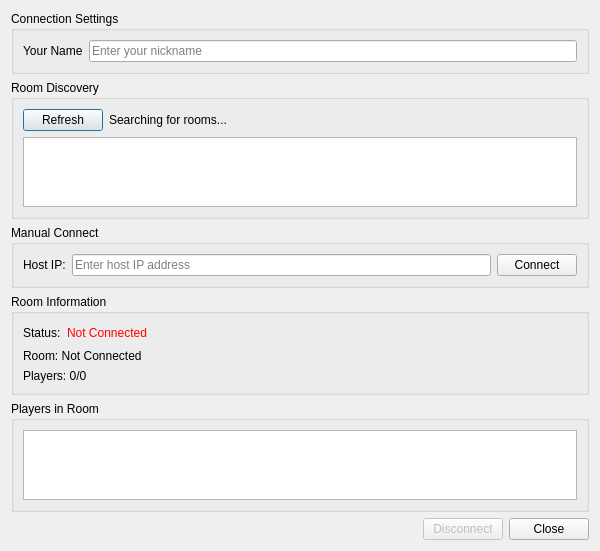
<?xml version="1.0" encoding="UTF-8"?>
<ui version="4.0">
 <class>MelonJoinRoom</class>
 <widget class="QDialog" name="MelonJoinRoom">
  <property name="geometry">
   <rect>
    <x>0</x>
    <y>0</y>
    <width>600</width>
    <height>500</height>
   </rect>
  </property>
  <property name="windowTitle">
   <string>Join MelonDS LAN Room</string>
  </property>
  <layout class="QVBoxLayout" name="verticalLayout">
   <item>
    <widget class="QGroupBox" name="connection_settings_group">
     <property name="title">
      <string>Connection Settings</string>
     </property>
     <layout class="QFormLayout" name="formLayout">
      <item row="0" column="0">
       <widget class="QLabel" name="label_nickname">
        <property name="text">
         <string>Your Name</string>
        </property>
       </widget>
      </item>
      <item row="0" column="1">
       <widget class="QLineEdit" name="nickname">
        <property name="maxLength">
         <number>31</number>
        </property>
        <property name="placeholderText">
         <string>Enter your nickname</string>
        </property>
       </widget>
      </item>
     </layout>
    </widget>
   </item>
   <item>
    <widget class="QGroupBox" name="discovery_group">
     <property name="title">
      <string>Room Discovery</string>
     </property>
     <layout class="QVBoxLayout" name="verticalLayout_2">
      <item>
       <layout class="QHBoxLayout" name="horizontalLayout">
        <item>
         <widget class="QPushButton" name="refresh_button">
          <property name="text">
           <string>Refresh</string>
          </property>
         </widget>
        </item>
        <item>
         <widget class="QLabel" name="discovery_status">
          <property name="text">
           <string>Searching for rooms...</string>
          </property>
         </widget>
        </item>
        <item>
         <spacer name="horizontalSpacer">
          <property name="orientation">
           <enum>Qt::Horizontal</enum>
          </property>
          <property name="sizeHint" stdset="0">
           <size>
            <width>40</width>
            <height>20</height>
           </size>
          </property>
         </spacer>
        </item>
       </layout>
      </item>
      <item>
       <widget class="QTreeView" name="room_list">
        <property name="rootIsDecorated">
         <bool>false</bool>
        </property>
        <property name="alternatingRowColors">
         <bool>true</bool>
        </property>
        <property name="selectionMode">
         <enum>QAbstractItemView::SingleSelection</enum>
        </property>
        <property name="selectionBehavior">
         <enum>QAbstractItemView::SelectRows</enum>
        </property>
        <property name="editTriggers">
         <set>QAbstractItemView::NoEditTriggers</set>
        </property>
       </widget>
      </item>
     </layout>
    </widget>
   </item>
   <item>
    <widget class="QGroupBox" name="manual_connect_group">
     <property name="title">
      <string>Manual Connect</string>
     </property>
     <layout class="QHBoxLayout" name="horizontalLayout_2">
      <item>
       <widget class="QLabel" name="label_ip">
        <property name="text">
         <string>Host IP:</string>
        </property>
       </widget>
      </item>
      <item>
       <widget class="QLineEdit" name="ip_address">
        <property name="placeholderText">
         <string>Enter host IP address</string>
        </property>
       </widget>
      </item>
      <item>
       <widget class="QPushButton" name="connect_button">
        <property name="text">
         <string>Connect</string>
        </property>
       </widget>
      </item>
     </layout>
    </widget>
   </item>
   <item>
    <widget class="QGroupBox" name="room_info_group">
     <property name="title">
      <string>Room Information</string>
     </property>
     <layout class="QVBoxLayout" name="verticalLayout_3">
      <item>
       <layout class="QHBoxLayout" name="horizontalLayout_3">
        <item>
         <widget class="QLabel" name="label_status">
          <property name="text">
           <string>Status:</string>
          </property>
         </widget>
        </item>
        <item>
         <widget class="QLabel" name="status_label">
          <property name="text">
           <string>Not Connected</string>
          </property>
          <property name="styleSheet">
           <string notr="true">color: red;</string>
          </property>
         </widget>
        </item>
        <item>
         <spacer name="horizontalSpacer_2">
          <property name="orientation">
           <enum>Qt::Horizontal</enum>
          </property>
          <property name="sizeHint" stdset="0">
           <size>
            <width>40</width>
            <height>20</height>
           </size>
          </property>
         </spacer>
        </item>
       </layout>
      </item>
      <item>
       <widget class="QLabel" name="label_room_name">
        <property name="text">
         <string>Room: Not Connected</string>
        </property>
       </widget>
      </item>
      <item>
       <widget class="QLabel" name="label_players">
        <property name="text">
         <string>Players: 0/0</string>
        </property>
       </widget>
      </item>
     </layout>
    </widget>
   </item>
   <item>
    <widget class="QGroupBox" name="players_group">
     <property name="title">
      <string>Players in Room</string>
     </property>
     <layout class="QVBoxLayout" name="verticalLayout_4">
      <item>
       <widget class="QListWidget" name="players_list">
        <property name="maximumSize">
         <size>
          <width>16777215</width>
          <height>120</height>
         </size>
        </property>
       </widget>
      </item>
     </layout>
    </widget>
   </item>
   <item>
    <spacer name="verticalSpacer">
     <property name="orientation">
      <enum>Qt::Vertical</enum>
     </property>
     <property name="sizeHint" stdset="0">
      <size>
       <width>20</width>
       <height>40</height>
      </size>
     </property>
    </spacer>
   </item>
   <item>
    <layout class="QHBoxLayout" name="button_layout">
     <item>
      <spacer name="horizontalSpacer_3">
       <property name="orientation">
        <enum>Qt::Horizontal</enum>
       </property>
       <property name="sizeHint" stdset="0">
        <size>
         <width>40</width>
         <height>20</height>
        </size>
       </property>
      </spacer>
     </item>
     <item>
      <widget class="QPushButton" name="disconnect_button">
       <property name="text">
        <string>Disconnect</string>
       </property>
       <property name="enabled">
        <bool>false</bool>
       </property>
      </widget>
     </item>
     <item>
      <widget class="QPushButton" name="close_button">
       <property name="text">
        <string>Close</string>
       </property>
      </widget>
     </item>
    </layout>
   </item>
  </layout>
 </widget>
 <resources/>
 <connections/>
</ui>
